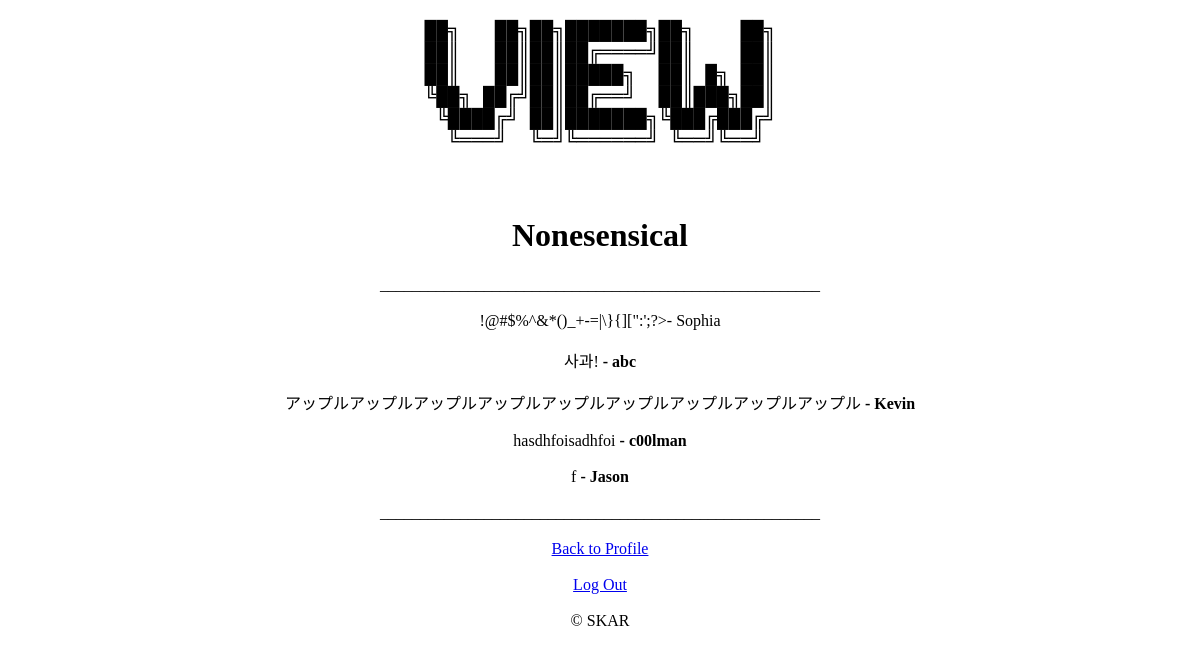
Before: /view?story=Nonesensical (signed in) with the older database file.
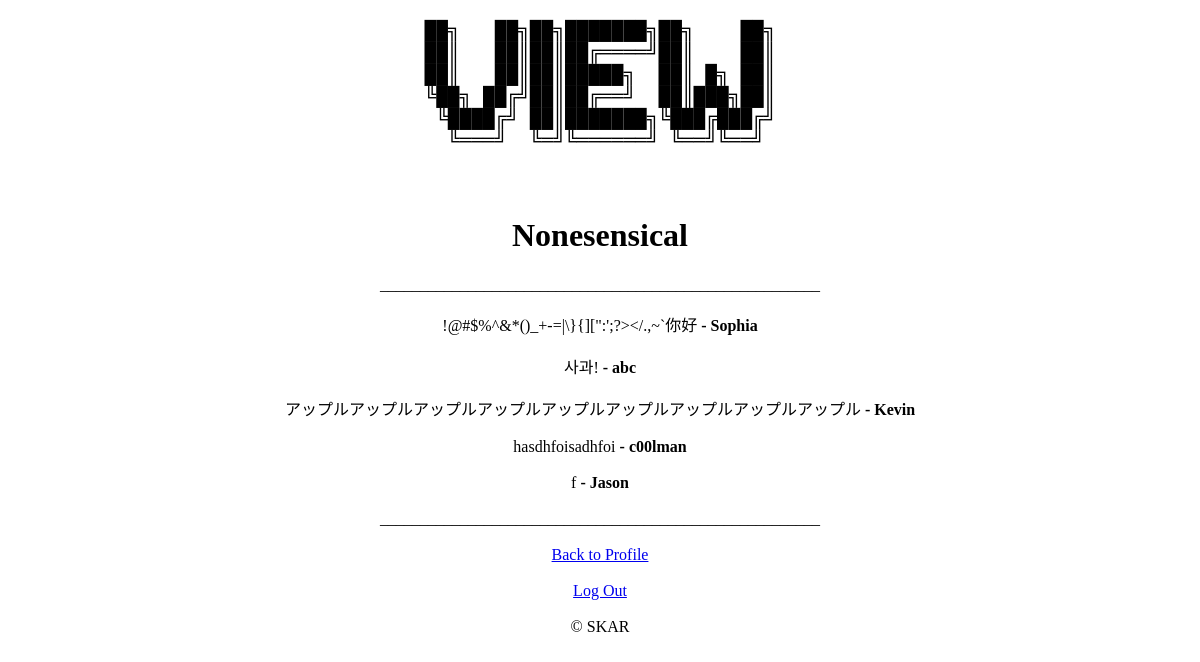
After: the same page with the newer database file.
### tables this page shows
CREATE TABLE stories(name TEXT, username TEXT, contrib TEXT);

### app.py (the view)
@app.route('/view')
def view():
    if not('user' in session):
        return redirect('/')
    def getSA(storyname, content):
        return story.getSpecificAuthor(storyname, content)
    storyname = ''
    try:
        storyname = request.args['story']
    except:
        return redirect("/profile")
    storycontent = ''
    if 'user' in session:
        if storyname in story.getStories(session['user']):
            storycontent = story.getFull(storyname)
    else:
        storycontent = story.getLast(storyname)
    return render_template('view.html', story = storyname, content = storycontent, gsa = getSA)

### util/story.py (called while the page is built)
def getStories(username):
    db = sqlite3.connect("data/info.db")
    c = db.cursor()
    c.execute("SELECT name FROM stories WHERE username = ?", (username,))
    rows = c.fetchall()
    output = set()
    for i in rows:
        output.add(i[0])
    db.close()
    return(output)

def getFull(storyname):
    db = sqlite3.connect("data/info.db")
    c = db.cursor()
    output = []
    for i in c.execute("SELECT contrib FROM stories WHERE name = ? ORDER BY ROWID;",(storyname,)):
        output.append(i[0]) #Adds all entries of a story in order of insertion to an output string
    if len(output) == 0:
        db.close()
        return ['Story does not exist'] #Returned if no story found
    db.close()
    return output

def getSpecificAuthor(storyname, content):
    db = sqlite3.connect("data/info.db")
    c = db.cursor()
    c.execute("SELECT username FROM stories WHERE name = ? AND contrib = ?", (storyname, content,))
    contributor = c.fetchone()
    db.close()
    return contributor[0]

### templates/view.html (shortened to what this page needs)
{% extends 'basetemplate.html' %}
{% block body %}
<center>
    <h2>
        <pre>
██╗   ██╗██╗███████╗██╗    ██╗
██║   ██║██║██╔════╝██║    ██║
██║   ██║██║█████╗  ██║ █╗ ██║
╚██╗ ██╔╝██║██╔══╝  ██║███╗██║
 ╚████╔╝ ██║███████╗╚███╔███╔╝
 ╚═══╝  ╚═╝╚══════╝ ╚══╝╚══╝
        </pre>
    </h2>
    <h1>
        {{ story }}
    </h1>
    _______________________________________________________
</center>
<br>
<center>
  {% for each in content %}
  {{each|safe}} <b>- {{gsa(story, each)}}</b><br><br>
  {% endfor %}
  _______________________________________________________
  <br><br>
  <a href = '/profile'>Back to Profile</a>
  <br><br>
</center>
{% endblock %}

### templates/basetemplate.html (shortened to what this page needs)
<!DOCTYPE html>
<html>
  <head>
  </head>
  <body>
    {% block body %}
    {% endblock %}
  </body>
  <footer>
    {% block logout %}
      <center><a href = '/logout'>Log Out</a></center>
    {% endblock %}
    {% block footer %}
    <br>
      <center> &copy; SKAR </center>
    {% endblock %}
  </footer>
</html>

Changed rows visible on the page:
changed stories "Sophia": contrib "!@#$%^&*()_+-=|\\}{][\":';?>" → "!@#$%^&*()_+-=|\\}{][\":';?></.,~`你好"
